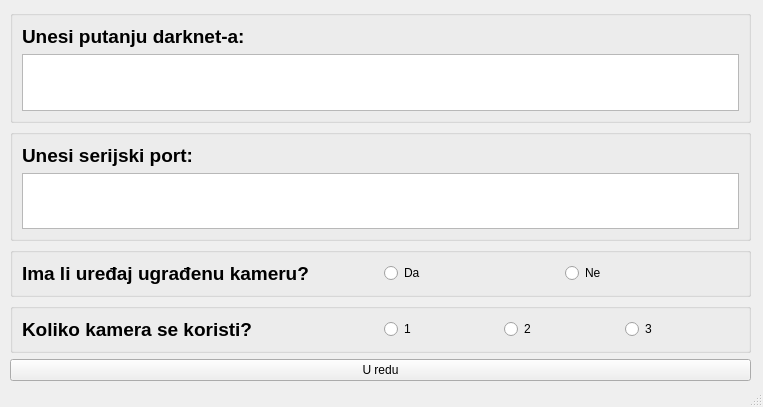
<?xml version="1.0" encoding="UTF-8"?>
<ui version="4.0">
 <class>SettingsWindow</class>
 <widget class="QMainWindow" name="SettingsWindow">
  <property name="geometry">
   <rect>
    <x>0</x>
    <y>0</y>
    <width>763</width>
    <height>407</height>
   </rect>
  </property>
  <property name="windowTitle">
   <string>Postavke</string>
  </property>
  <widget class="QWidget" name="centralwidget">
   <widget class="QWidget" name="">
    <property name="geometry">
     <rect>
      <x>10</x>
      <y>10</y>
      <width>741</width>
      <height>371</height>
     </rect>
    </property>
    <layout class="QVBoxLayout" name="verticalLayout">
     <item>
      <widget class="QGroupBox" name="groupBox_darknetpath">
       <property name="autoFillBackground">
        <bool>true</bool>
       </property>
       <property name="title">
        <string/>
       </property>
       <property name="alignment">
        <set>Qt::AlignCenter</set>
       </property>
       <property name="flat">
        <bool>true</bool>
       </property>
       <layout class="QGridLayout" name="gridLayout_3">
        <item row="0" column="0">
         <widget class="QLabel" name="lb_enterdarknetpath">
          <property name="text">
           <string>&lt;html&gt;&lt;head/&gt;&lt;body&gt;&lt;p&gt;&lt;span style=&quot; font-size:14pt; font-weight:600;&quot;&gt;Unesi putanju darknet-a:&lt;/span&gt;&lt;/p&gt;&lt;/body&gt;&lt;/html&gt;</string>
          </property>
          <property name="textFormat">
           <enum>Qt::RichText</enum>
          </property>
          <property name="alignment">
           <set>Qt::AlignLeading|Qt::AlignLeft|Qt::AlignVCenter</set>
          </property>
         </widget>
        </item>
        <item row="1" column="0">
         <widget class="QTextEdit" name="textEdit_darknet_path">
          <property name="html">
           <string>&lt;!DOCTYPE HTML PUBLIC &quot;-//W3C//DTD HTML 4.0//EN&quot; &quot;http://www.w3.org/TR/REC-html40/strict.dtd&quot;&gt;
&lt;html&gt;&lt;head&gt;&lt;meta name=&quot;qrichtext&quot; content=&quot;1&quot; /&gt;&lt;style type=&quot;text/css&quot;&gt;
p, li { white-space: pre-wrap; }
&lt;/style&gt;&lt;/head&gt;&lt;body style=&quot; font-family:'Ubuntu'; font-size:11pt; font-weight:400; font-style:normal;&quot;&gt;
&lt;p style=&quot;-qt-paragraph-type:empty; margin-top:0px; margin-bottom:0px; margin-left:0px; margin-right:0px; -qt-block-indent:0; text-indent:0px;&quot;&gt;&lt;br /&gt;&lt;/p&gt;&lt;/body&gt;&lt;/html&gt;</string>
          </property>
         </widget>
        </item>
       </layout>
      </widget>
     </item>
     <item>
      <widget class="QGroupBox" name="groupBox_serialport">
       <property name="autoFillBackground">
        <bool>true</bool>
       </property>
       <property name="title">
        <string/>
       </property>
       <property name="alignment">
        <set>Qt::AlignCenter</set>
       </property>
       <property name="flat">
        <bool>true</bool>
       </property>
       <layout class="QGridLayout" name="gridLayout_4">
        <item row="0" column="0">
         <widget class="QLabel" name="lb_enterserialport">
          <property name="text">
           <string>&lt;html&gt;&lt;head/&gt;&lt;body&gt;&lt;p&gt;&lt;span style=&quot; font-size:14pt; font-weight:600;&quot;&gt;Unesi serijski port:&lt;/span&gt;&lt;/p&gt;&lt;/body&gt;&lt;/html&gt;</string>
          </property>
          <property name="textFormat">
           <enum>Qt::RichText</enum>
          </property>
          <property name="alignment">
           <set>Qt::AlignLeading|Qt::AlignLeft|Qt::AlignVCenter</set>
          </property>
         </widget>
        </item>
        <item row="1" column="0">
         <widget class="QTextEdit" name="textEdit_serial_port">
          <property name="html">
           <string>&lt;!DOCTYPE HTML PUBLIC &quot;-//W3C//DTD HTML 4.0//EN&quot; &quot;http://www.w3.org/TR/REC-html40/strict.dtd&quot;&gt;
&lt;html&gt;&lt;head&gt;&lt;meta name=&quot;qrichtext&quot; content=&quot;1&quot; /&gt;&lt;style type=&quot;text/css&quot;&gt;
p, li { white-space: pre-wrap; }
&lt;/style&gt;&lt;/head&gt;&lt;body style=&quot; font-family:'Ubuntu'; font-size:11pt; font-weight:400; font-style:normal;&quot;&gt;
&lt;p style=&quot;-qt-paragraph-type:empty; margin-top:0px; margin-bottom:0px; margin-left:0px; margin-right:0px; -qt-block-indent:0; text-indent:0px;&quot;&gt;&lt;br /&gt;&lt;/p&gt;&lt;/body&gt;&lt;/html&gt;</string>
          </property>
         </widget>
        </item>
       </layout>
      </widget>
     </item>
     <item>
      <widget class="QGroupBox" name="groupBox_embeddedcam">
       <property name="autoFillBackground">
        <bool>true</bool>
       </property>
       <property name="title">
        <string/>
       </property>
       <property name="alignment">
        <set>Qt::AlignCenter</set>
       </property>
       <property name="flat">
        <bool>true</bool>
       </property>
       <layout class="QGridLayout" name="gridLayout">
        <item row="0" column="0">
         <widget class="QLabel" name="lb_embeddedcam">
          <property name="text">
           <string>&lt;html&gt;&lt;head/&gt;&lt;body&gt;&lt;p&gt;&lt;span style=&quot; font-size:14pt; font-weight:600;&quot;&gt;Ima li uređaj ugrađenu kameru?&lt;/span&gt;&lt;/p&gt;&lt;/body&gt;&lt;/html&gt;</string>
          </property>
          <property name="textFormat">
           <enum>Qt::RichText</enum>
          </property>
          <property name="alignment">
           <set>Qt::AlignLeading|Qt::AlignLeft|Qt::AlignVCenter</set>
          </property>
         </widget>
        </item>
        <item row="0" column="1">
         <layout class="QHBoxLayout" name="horizontalLayout">
          <item>
           <widget class="QRadioButton" name="radioButton_embcam_yes">
            <property name="text">
             <string>Da</string>
            </property>
            <attribute name="buttonGroup">
             <string notr="true">buttonGroup</string>
            </attribute>
           </widget>
          </item>
          <item>
           <widget class="QRadioButton" name="radioButton_embcam_no">
            <property name="text">
             <string>Ne</string>
            </property>
            <attribute name="buttonGroup">
             <string notr="true">buttonGroup</string>
            </attribute>
           </widget>
          </item>
         </layout>
        </item>
       </layout>
      </widget>
     </item>
     <item>
      <widget class="QGroupBox" name="groupBox_numcams">
       <property name="autoFillBackground">
        <bool>true</bool>
       </property>
       <property name="title">
        <string/>
       </property>
       <property name="alignment">
        <set>Qt::AlignCenter</set>
       </property>
       <property name="flat">
        <bool>true</bool>
       </property>
       <property name="checkable">
        <bool>false</bool>
       </property>
       <layout class="QGridLayout" name="gridLayout_2">
        <item row="0" column="0">
         <widget class="QLabel" name="lb_how_many_cams">
          <property name="text">
           <string>&lt;html&gt;&lt;head/&gt;&lt;body&gt;&lt;p&gt;&lt;span style=&quot; font-size:14pt; font-weight:600;&quot;&gt;Koliko kamera se koristi?&lt;/span&gt;&lt;/p&gt;&lt;/body&gt;&lt;/html&gt;</string>
          </property>
          <property name="textFormat">
           <enum>Qt::RichText</enum>
          </property>
          <property name="alignment">
           <set>Qt::AlignLeading|Qt::AlignLeft|Qt::AlignVCenter</set>
          </property>
         </widget>
        </item>
        <item row="0" column="1">
         <layout class="QHBoxLayout" name="horizontalLayout_2">
          <item>
           <widget class="QRadioButton" name="rB_no1">
            <property name="text">
             <string>1</string>
            </property>
            <attribute name="buttonGroup">
             <string notr="true">buttonGroup_2</string>
            </attribute>
           </widget>
          </item>
          <item>
           <widget class="QRadioButton" name="rB_no2">
            <property name="text">
             <string>2</string>
            </property>
            <attribute name="buttonGroup">
             <string notr="true">buttonGroup_2</string>
            </attribute>
           </widget>
          </item>
          <item>
           <widget class="QRadioButton" name="rB_no3">
            <property name="text">
             <string>3</string>
            </property>
            <attribute name="buttonGroup">
             <string notr="true">buttonGroup_2</string>
            </attribute>
           </widget>
          </item>
         </layout>
        </item>
       </layout>
      </widget>
     </item>
     <item>
      <widget class="QPushButton" name="btn_Confirm">
       <property name="text">
        <string>U redu</string>
       </property>
      </widget>
     </item>
    </layout>
   </widget>
   <zorder>groupBox_serialport</zorder>
   <zorder>groupBox_darknetpath</zorder>
   <zorder>groupBox_embeddedcam</zorder>
   <zorder>groupBox_numcams</zorder>
   <zorder>btn_Confirm</zorder>
   <zorder>lb_enterserialport</zorder>
   <zorder>groupBox_darknetpath</zorder>
  </widget>
  <widget class="QMenuBar" name="menubar">
   <property name="geometry">
    <rect>
     <x>0</x>
     <y>0</y>
     <width>763</width>
     <height>25</height>
    </rect>
   </property>
  </widget>
  <widget class="QStatusBar" name="statusbar"/>
 </widget>
 <resources/>
 <connections/>
 <buttongroups>
  <buttongroup name="buttonGroup"/>
  <buttongroup name="buttonGroup_2"/>
 </buttongroups>
</ui>
